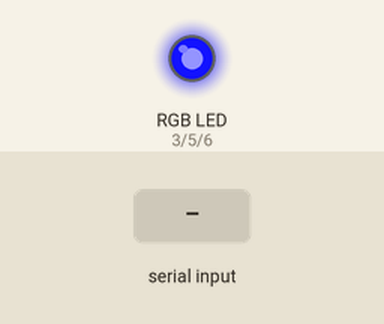
The sketch below on a simulated Arduino Uno, built with avr-gcc and run on an emulated ATmega328P. On the bench: an RGB LED mixed from three pins (HIGH = lit). The test bench sets the inputs (shaded band). Dim RGB values are drawn brighter than linear; what the sketch prints to the serial monitor is not drawn.

Above: at 2.4 s.
2.5 s: "xshift" received over the second serial link
At 3.87 s:
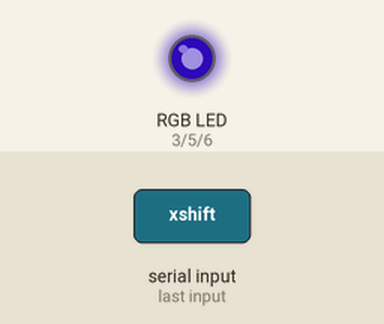
At 5.2 s:
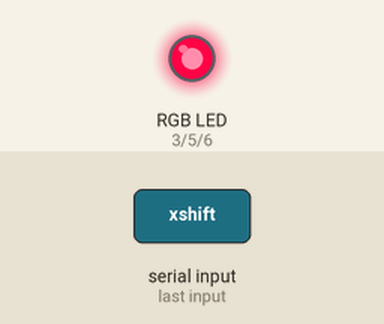
5.5 s: "xxoffx" received over the second serial link
At 7.7 s:
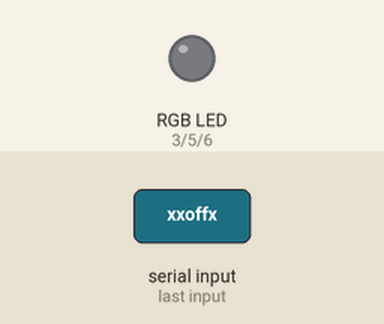
Timing chart, 0 to 9.2 s (numbered marks = the images above; inputs shaded):
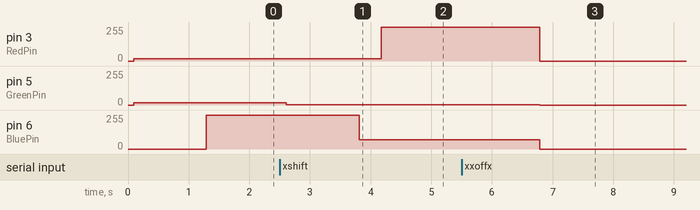

Measured:
- after the input at 2.5 s, pin 3 (RedPin): 18/255 → 255/255 after 1.7 s; pin 5 (GreenPin): 18/255 → 3/255 after 0.11 s; pin 6 (BluePin): 255/255 → 70/255 after 1.3 s
- after the input at 5.5 s, pin 3 (RedPin): 255/255 → 0/255 after 1.3 s; pin 5 (GreenPin): 3/255 → 0/255 after 1.3 s; pin 6 (BluePin): 70/255 → 0/255 after 1.3 s

The sketch:

CompassColor.ino
```cpp
#include <SoftwareSerial.h>
#define txPin    11
#define RedPin   3
#define GreenPin 5
#define BluePin  6

// Function prototypes
void writeColors(struct Color colors);
unsigned long getValFromString(String str);
int getCount(char *arr[]);
void setCurrentColor(String colorCode);
void setTargetColor(String colorCode);
void fade(int level, Color color);
void fadeIn();
void fadeOut();
void changeLight();

// Set up software serial pins
SoftwareSerial mySerial(txPin, NULL);

// Create a struct for holding color values
struct Color {
  unsigned long red, green, blue;
};

// Create a current color and target color struct
Color currentColor, targetColor;

char * shiftColors[] = {"ff0346", "120aff", "b32f82", "08ffc5", "2e1fff", "ff0000", NULL};
char * partyColors[] = {"ff4b0a", "ff540a", "ff5d0d", "ff5c0a", "ff660d", "ff6e0d", "ff760d", "ff7e0d", "ff860d", "ff8e0d",
                        "ff960d", "ff9e0d", "ffa60d", "ffae0d", "ffb60d", "e7ff0a", "deff0a", "d6ff0a", "ceff0a", "c6ff0a",
                        "beff0a", "b6ff0a", "adff0a", "a5ff0a", "9dff0a", "95ff0a", "8dff0a", "85ff0a", "7cff0a", "74ff0a",
                        "6cff0a", "64ff0a", "5cff0a", "0aff74", "0aff7c", "0aff85", "0aff8d", "0aff95", "0aff9d", "0affa5",
                        "0affad", "0affb6", "08ffb5", "08ffbd", "08ffc5", "08ffce", "08ffd6", "08ffde", "08ffe6", "087bff",
                        "0873ff", "086bff", "0a6cff", "0a64ff", "0a5cff", "0a54ff", "0a4bff", "0a43ff", "0a3bff", "0a33ff",
                        "0a2bff", "0a23ff", "0a1bff", "0a12ff", "0a0aff", "120aff", "1b0aff", "b508ff", "bd08ff", "c508ff",
                        "ce08ff", "d608ff", "e608ff", "de08ff", "ef08ff", "f708ff", "ff08ff", "ff08f7", "ff08ef", "ff08e6",
                        "ff08de", "ff08d6", "ff08ce", "ff08c5", "ff08bd", "ff08b5", "ff08ad", "ff0862", "ff085a", "ff0852",
                        "0818FF", "ff0a4b", "ff0a43", "ff0a3b", "ff0a33", "ff0a2b", "ff0a23", NULL};

// Variables
boolean running, party, shift, reverse, pulse;
int partyCount, index, shiftIndex, shiftCount;
int brightness = 0, increment = 0, lightDelay = 5;
unsigned long timer;

void setup() {
  pinMode(RedPin, OUTPUT);
  pinMode(GreenPin, OUTPUT);
  pinMode(BluePin, OUTPUT);

  // Set the boolean values to false at startup except for running
  party = shift = reverse = pulse = false;

  // Set a default color at startup
  setCurrentColor("1212FF");
  fadeIn();
  running = true;

  // Get a count of the colors in each mode array
  partyCount = getCount(partyColors);
  shiftCount = getCount(shiftColors);

  Serial.begin(9600);
  Serial.println("Serial running...");
  mySerial.begin(9600);
  Serial.println("bluetooth serial running...");
}

void loop() {
  if (mySerial.available() > 0) {
    String recvBuffer = "";
    while (mySerial.available() > 0) {
      recvBuffer += (char)mySerial.read();
      if (recvBuffer.length() == 6) {
        if (recvBuffer == "xxonxx") {
          fadeIn();
          running = true;
        } else if (recvBuffer == "xxoffx") {
          fadeOut();
          running = false;
        } else if (recvBuffer == "xshift") {

          party = false;
          shift = true;
          shiftIndex = 0;
          timer = NULL;

          // Set the target color to the first color in the shiftColors array
          // so it can begin fading into it.
          setTargetColor(shiftColors[0]);

        } else if (recvBuffer == "xpulse") {

          pulse = true;
          shift = party = false;

        } else if (recvBuffer == "xparty") {

          index = 0;
          lightDelay = 4;
          party = true;
          shift = false;

          //Start at the beginning of the spectrum
          setCurrentColor(partyColors[0]);

        } else {
          Serial.println(recvBuffer);
          shift = party = pulse = false;
          memset(&currentColor, 0, sizeof(currentColor));
          currentColor = (Color){getValFromString(recvBuffer.substring(0,2)),
                                 getValFromString(recvBuffer.substring(2,4)),
                                 getValFromString(recvBuffer.substring(4,6))};
          writeColors(currentColor);
        }
        break;
      }
    }
  }

  // Check if the light should be running
  if (running) {
    // Write the colors out to the pins
    changeLight();

    // Select the next color from the array if spectrum mode is on
    if (party) {
      reverse = (index == 0) ? false : (index == partyCount) ? true : reverse;
      index += (reverse == true) ? -1 : 1;
      setTargetColor(partyColors[index]);
    } else if (shift) {
      // If the current color is not the same as the target color perform the following operations
      if (currentColor.red != targetColor.red ||
          currentColor.green != targetColor.green ||
          currentColor.blue != targetColor.blue) {
            // Compare the current red color with the target red.  If it is greater than the target, decrement by one
            // if it is less than the target, increment by one, otherwise it stays the same.
            currentColor.red   += (currentColor.red < targetColor.red) ? 1 :
                                  (currentColor.red > targetColor.red) ? -1 : 0;

            // Compare the current green color with the target green.  If it is greater than the target, decrement by one
            // if it is less than the target, increment by one, otherwise it stays the same.
            currentColor.green += (currentColor.green < targetColor.green) ? 1 :
                                  (currentColor.green > targetColor.green) ? -1 : 0;

            // Compare the current blue color with the target blue.  If it is greater than the target, decrement by one
            // if it is less than the target, increment by one, otherwise it stays the same.
            currentColor.blue  += (currentColor.blue < targetColor.blue) ? 1 :
                                  (currentColor.blue > targetColor.blue) ? -1 : 0;
          } else {
            // At this point the current color has become the target color.  Now the target color needs
            // to be set to the next color in the shiftColors array.  If we have reached the NULL terminator
            // loop back to the beginning of the array and start again.
            shiftIndex = (shiftIndex <= shiftCount) ? (shiftIndex + 1) : 0;
            if (!timer) {
              timer = millis();
            } else if ((millis()-timer) >= 60000UL) {
              setTargetColor(shiftColors[shiftIndex]);
              timer = NULL;
            }
          }
    }
  } else {
    // Turn the LED off
    writeColors((Color){0,0,0});
  }
}

void changeLight() {
  if (!shift) {
    if (party) {
      // I don't want the light to fade on spectrum mode so I don't include the brightness here
      writeColors(currentColor);

      // Set the current color to the next color in the spectrum array
      currentColor = targetColor;

    } else {
      // Make the fading effect
      // This will cause the light to glow on and off
      if (pulse) {
        brightness += increment;
        increment = (brightness <= 0 || brightness >= 255) ? -increment : increment;
        fade(brightness, currentColor);
      } else {
        fade(255, currentColor);
      }
    }
    delay(lightDelay);
  } else {
    writeColors(currentColor);

    // THIS DELAY IS IMPORTANT!!!  Without it the colors will abruptly change from one to
    // another.  Chaning this number will determine how quickly the colors fade to each other.
    delay(7);
  }
}

int getCount(char *arr[]) {
  int x = 0;
  char * currentString;
  while ((currentString = *(++arr)) != NULL) {
    x++;
  }
  return x-1;
}

unsigned long getValFromString(String str) {
  String temp = "0x" + str;
  char hexBuf[5];
  temp.toCharArray(hexBuf, 5);
  return strtoul(hexBuf, 0, 16);
}

void writeColors(struct Color colors) {
  analogWrite(RedPin, colors.red);
  analogWrite(GreenPin, colors.green);
  analogWrite(BluePin, colors.blue);
}

void fadeIn() {
  if (!running) {
    writeColors((Color){0,0,0});
    int _brightness;
    for (_brightness = 0; _brightness != 255; _brightness++) {
      fade(_brightness, currentColor);
      delay(5);
    }
    brightness = _brightness;
    increment = -1;
  }
}

void fadeOut() {
  int _brightness;
  for (_brightness = brightness; _brightness != 0; _brightness--) {
    fade(_brightness, currentColor);
    delay(5);
  }
  brightness = _brightness;
  increment = 1;
}

void fade(int level, Color color) {
  int rBright = constrain(level, 0, color.red);
  int gBright = constrain(level, 0, color.green);
  int bBright = constrain(level, 0, color.blue);
  writeColors((Color){rBright, gBright, bBright});
}

void setCurrentColor(String colorCode) {
  memset(&currentColor, 0, sizeof(currentColor));
  currentColor.red   = getValFromString(colorCode.substring(0,2));
  currentColor.green = getValFromString(colorCode.substring(2,4));
  currentColor.blue  = getValFromString(colorCode.substring(4,6));
}

void setTargetColor(String colorCode) {
  memset(&targetColor, 0, sizeof(targetColor));
  targetColor.red   = getValFromString(colorCode.substring(0,2));
  targetColor.green = getValFromString(colorCode.substring(2,4));
  targetColor.blue  = getValFromString(colorCode.substring(4,6));
}
```
